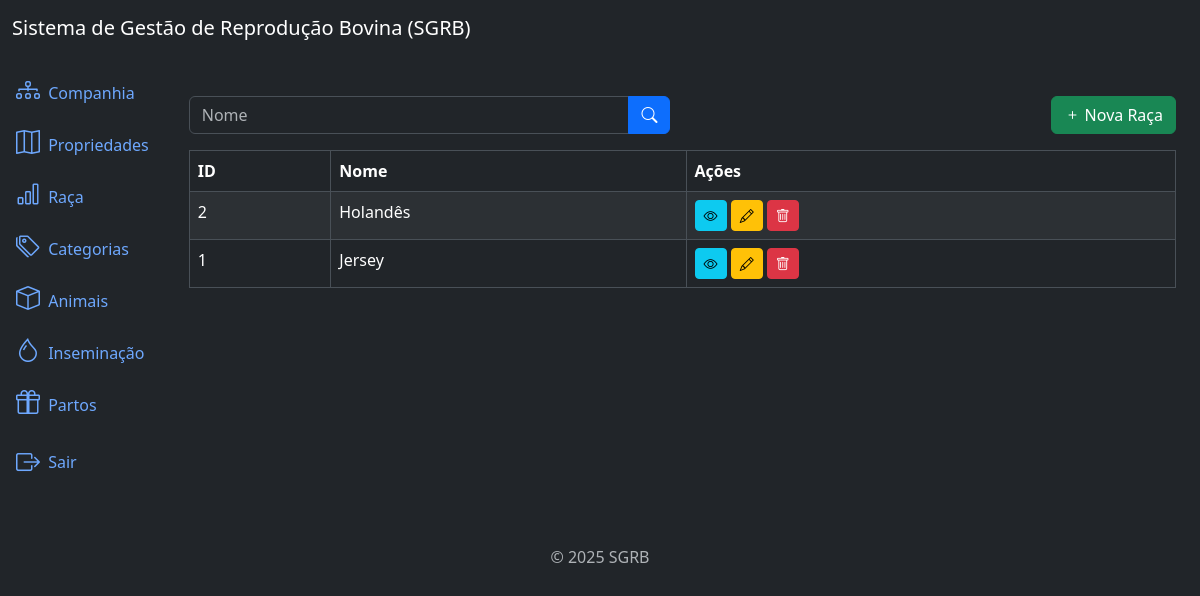
Page /breeds/list/ (signed in) on the committed database.
### breeds/models.py (models this page shows, shortened)
class Breed(models.Model):
    name = models.CharField(max_length=100)
    created_at = models.DateTimeField(auto_now_add=True)
    updated_at = models.DateTimeField(auto_now=True)
    class Meta:
        ordering = ['name']

### breeds/views.py (the view)
# urls.py: path('breeds/list/', views.BreedListView.as_view(), name='breed_list'),  # noqa
class BreedListView(LoginRequiredMixin, PermissionRequiredMixin, ListView): # noqa
    model = models.Breed
    template_name = 'breed_list.html'
    context_object_name = 'breeds'
    paginate_by = 10
    permission_required = 'breeds.view_breed'
    def get_queryset(self):
        queryset = super().get_queryset()
        name = self.request.GET.get('name')
        if name:
            queryset = queryset.filter(name__icontains=name)
        return queryset

### breeds/templates/breed_list.html (shortened to what this page needs)
{% extends 'base.html' %}
{% block content %}
  <div class="row mb-3">
    <div class="col-md-6">
      <form method="get" action="{% url 'breed_list' %}">
        <div class="input-group">
          <input type="text" class="form-control" name="name" placeholder="Nome" value="{{ request.GET.name }}">
          <button type="submit" class="btn btn-primary">
            <i class="bi bi-search"></i>
          </button>
        </div>
      </form>
    </div>
    <div class="col-md-6">
      <a href="{% url 'breed_create' %}" class="btn btn-success float-end">
        <i class="bi bi-plus"></i> Nova Raça
      </a>
    </div>
  </div>
  <div class="table-responsive">
    <table class="table table-striped table-bordered">
      <thead class="thead-dark">
        <tr>
          <th>ID</th>
          <th>Nome</th>
          <th>Ações</th>
        </tr>
      </thead>
      <tbody>
        {% for breed in breeds %}
          <tr>
            <td>{{ breed.id }}</td>
            <td>{{ breed.name}}</td>
            <td>
              <a href="{% url "breed_detail" breed.id %}" class="btn btn-info btn-sm">
                <i class="bi bi-eye"></i>
              </a>
              <a href="{% url "breed_update" breed.id %}" class="btn btn-warning btn-sm">
                <i class="bi bi-pencil"></i>
              </a>
              <a href="{% url "breed_delete" breed.id %}" class="btn btn-danger btn-sm">
                <i class="bi bi-trash"></i>
              </a>
            </td>
          </tr>
        {% endfor %}
      </tbody>
    </table>
  </div>
{% endblock %}

### rows in the picture
Breed: id "2", name "Holandês"
Breed: id "1", name "Jersey"
